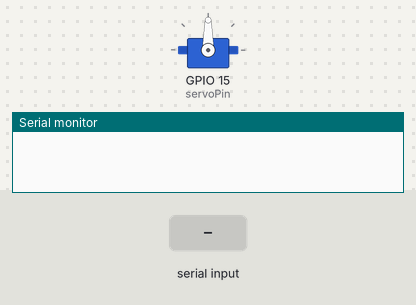
A sketch run on a simulated ESP32. Shown: servo, the last lines printed to the serial monitor. Inputs (shaded band) come from the test bench.

Above: at 1.2 s.
1.3 s: "30,150\n" received over Serial
At 2.4 s:
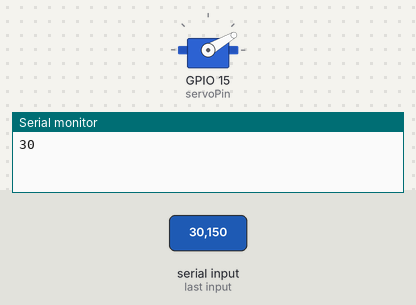
2.8 s: "5\n" received over Serial
At 3.6 s:
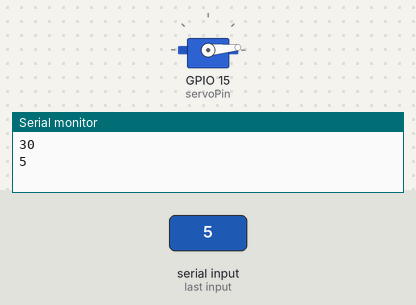
4.3 s: "200\n" received over Serial
At 4.7 s:
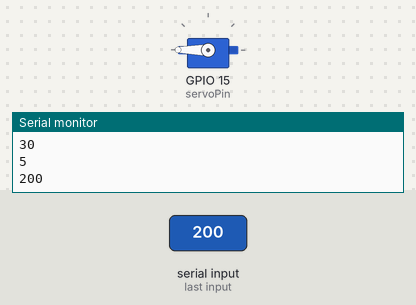
5.8 s: "90,45\n" received over Serial
At 7.1 s:
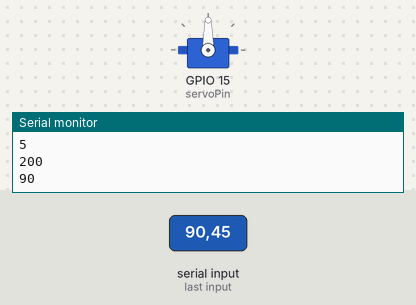
Timing chart, 0 to 8.3 s (numbered marks = the images above; inputs shaded):
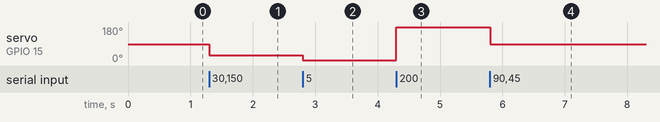

The sketch:

esp32_servo_control_serial.ino
```cpp
#include <ESP32Servo.h>
Servo myservo;  // create servo object to control a servo
int pos = 0;    // variable to store the servo position
int servoPin = 15;

void setup() {
  Serial.begin(115200);
  ESP32PWM::allocateTimer(0);
  ESP32PWM::allocateTimer(1);
  ESP32PWM::allocateTimer(2);
  ESP32PWM::allocateTimer(3);
  myservo.setPeriodHertz(50);           // standard 50 hz servo
  myservo.attach(servoPin, 500, 2400);  // attaches the servo on pin 18 to the servo object
}

void loop() {
  while (Serial.available()) {
    String in_char = Serial.readStringUntil('\n');
    pos = in_char.toInt();
    Serial.println(pos);
    myservo.write(pos);
    delay(10);
  }
}
```

Measured:
- after the input at 1.3 s, servo on GPIO 15 (servoPin): 90° → 30° at once
- after the input at 2.8 s, servo on GPIO 15 (servoPin): 30° → 5° at once
- after the input at 4.3 s, servo on GPIO 15 (servoPin): 5° → 180° at once
- after the input at 5.8 s, servo on GPIO 15 (servoPin): 180° → 90° at once
